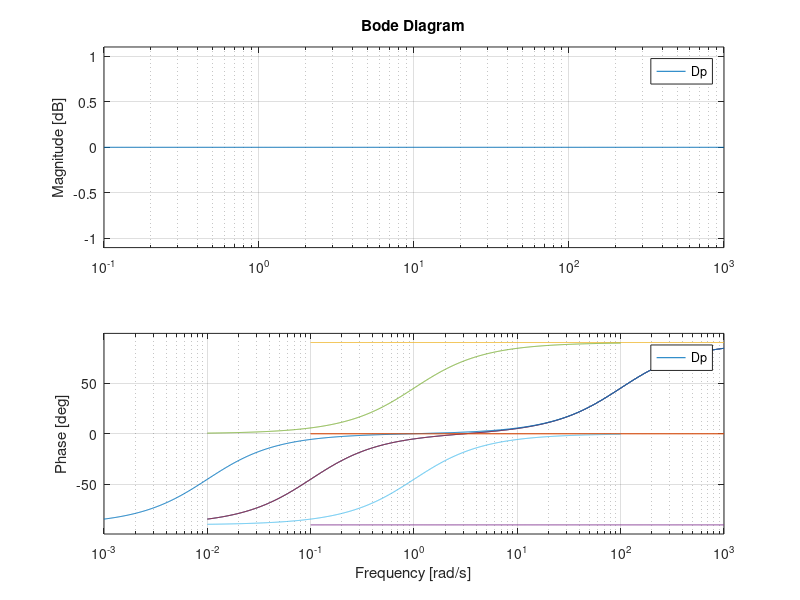

This figure's MATLAB source:
%% Exploring PID controllers using RR Robotics
%Example following: http://robotics.ucsd.edu/RR.pdf
%See section 11.3.1 PID(Proportional-Integral-Derivative) controllers
clear; clc; close all;


K = 1; % Proportionallity Constant
Ti = 10; %Time constant for integral term. Typically Ti>Td
Td = 0.01; %TIme constant for the derivative term

%D = K * (1 + 1/(Ti*s) + Td * s)

%PID
D = K*Td* tf([1 1/Td 1/(Td*Ti)], [1 0] )
bode(D);% showing exponential integral and derivative action
hold on
legend("AutoUpdate","on")

%Proportional Controller
Dp = tf(K, 1)
bode(Dp)

%Derivative Controller
Dd = tf([K 0], [1])
bode(Dd)

%Integral Controller
Di = tf([K], [1 0])
bode(Di)

%Propotional Derivative Controller
Dpd = Dp + Dd
bode(Dpd)

%Proportinal Integral Controller
Dpi = Dp + Di
bode(Dpi)

%% Changing Ti and Td
close all;

%Pg 11-18
%"Taking Ti -> inf and Td -> 0 reduces PID to a P controller
%Taking Ti -> inf or Td -> 0 reduces PID to a PD or PI

K_1 = [1]; % Proportionallity Constant
Ti_1 = [10]; %Time constant for integral term. Typically Ti>Td
Td_1 = 0.01; %TIme constant for the derivative term

K_2 = 1;
Ti_2 = 100;
Td_2 = 0.01;
%D = K * (1 + 1/(Ti*s) + Td * s)

%PID
D = K_1*Td_1* tf([1 1/Td_1 1/(Td_1*Ti_1)], [1 0] )
D2 = K_2*Td_2* tf([1 1/Td_2 1/(Td_2*Ti_2)], [1 0] )
bode(D);% showing exponential integral and derivative action
hold on; legend("AutoUpdate","on")

bode(D2)
bode(Dp)